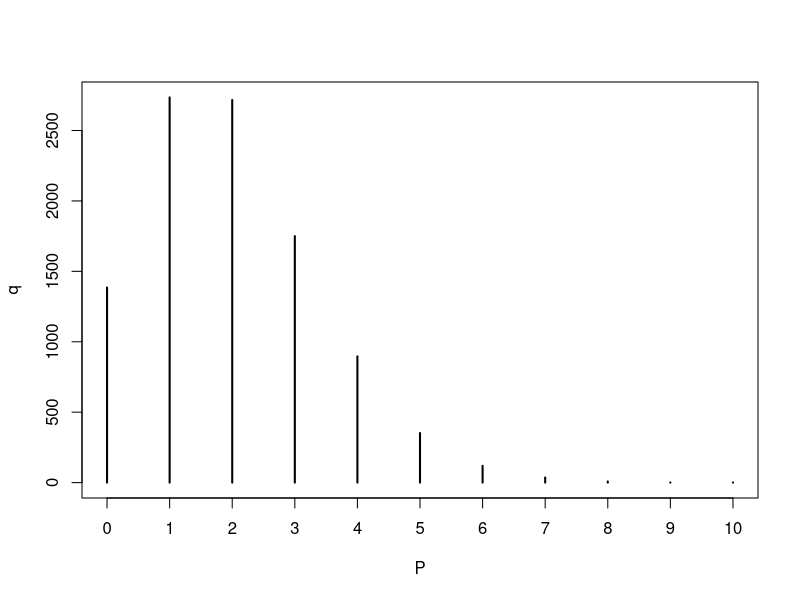
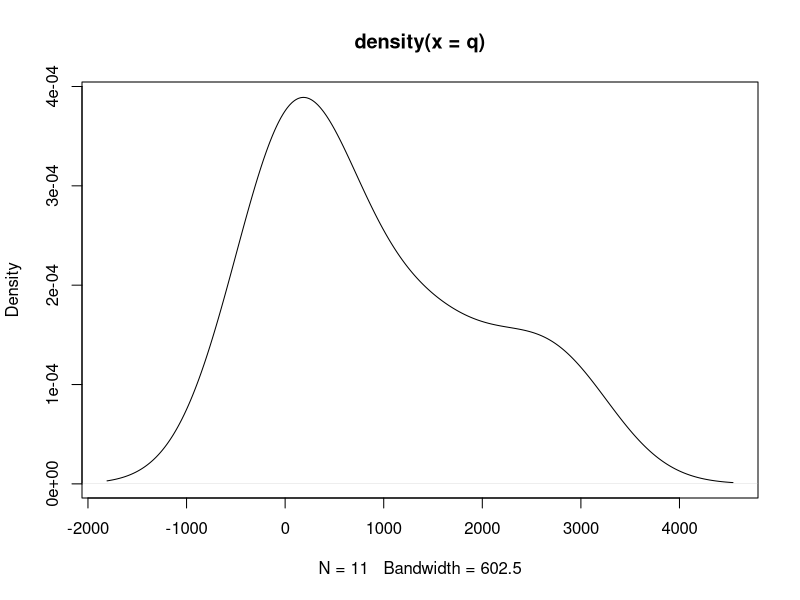
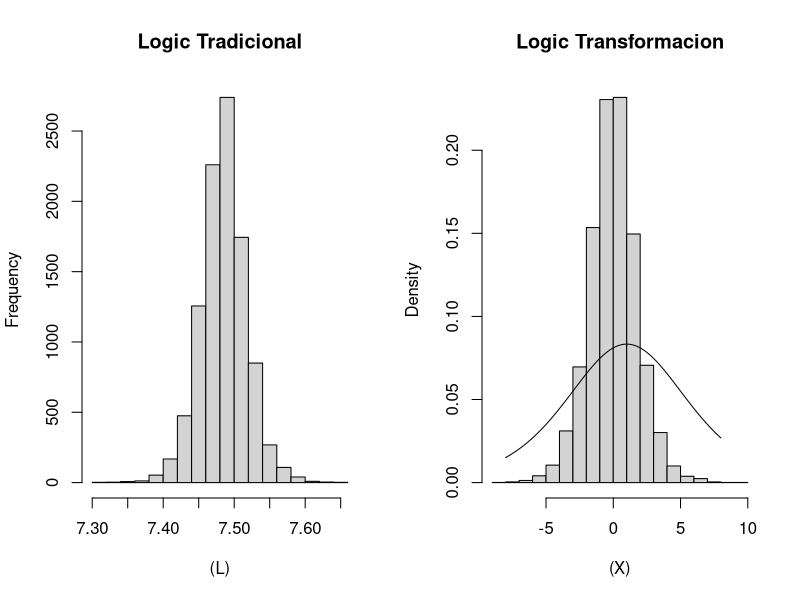

Recreate these plots in R, in order.
#-----------------------------------#
# Kevin Steven Garcia Chica
# Cesar A. Saavedra 
# Simulacion Estadistica Trabajo 1
#-----------------------------------#

nsim=10000

#-----------------------------------#
#Distribucion Poisson:
#-----------------------------------#
P <- rpois(nsim, 1.99)
q <- table(P)


U <- runif(nsim,0,1)


plot(q, freq=T)
plot(density(q))

#-----------------------------------#
#Distribucion Logistic:
#-----------------------------------#
L <- rlogis(nsim,7.485,0.01771)
L2 <- rlogis(nsim,7.482,0.0256)

U <- runif(nsim,0,1)
# Transformacion #
X = log((U)/(1-U))
l <- seq(-8,8, by=0.001)

par(mfrow=c(1,2))
hist((L), main="Logic Tradicional")
hist((X), main="Logic Transformacion", freq=F)
lines(l, dlogis(l,1,3))
